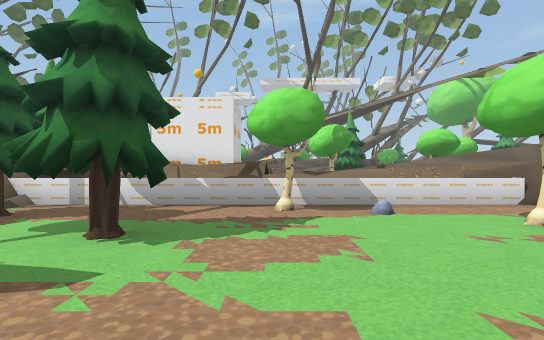
[1] (above)

16 first-person views from a walk through a 3-D level made in the Unity game engine. The camera is 1.3 m above the floor, looks level and sees 80° across. The floor is counted in squares, 2 m on a side. Each view is taken from the middle of a square. On the plan, view 1 faces up. The plan holds only what a view shows up to about 10 squares ahead; the rest is blank. The place goes on beyond the plan. The player character is not drawn. Some animated figures are left out. Some surface patterns are stand-ins.

[2]
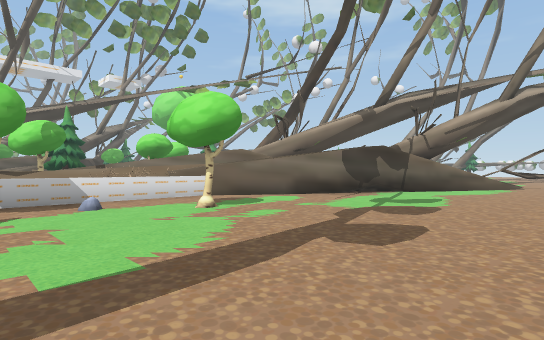

[3]
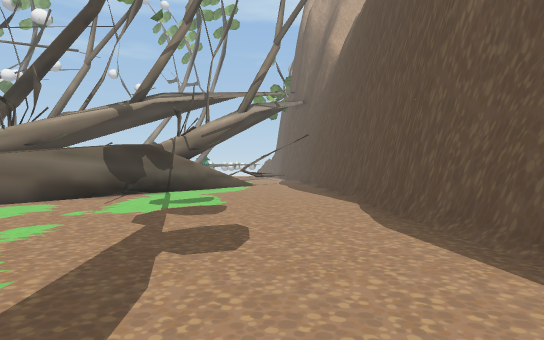

[4]
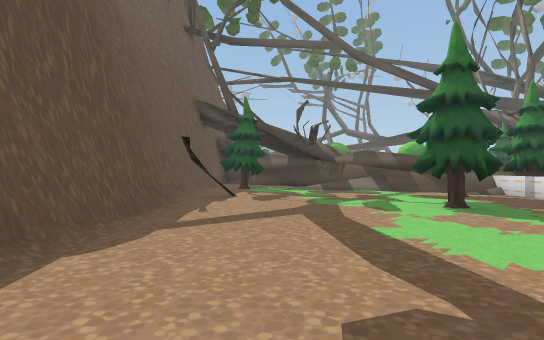

[5]
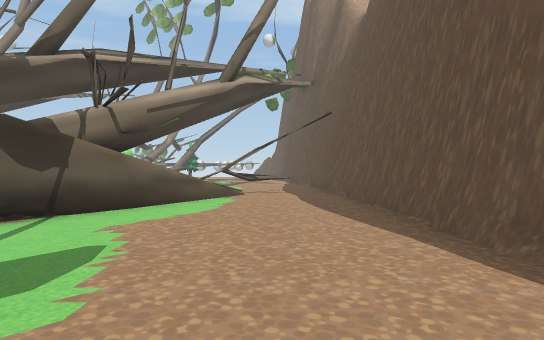

[6]
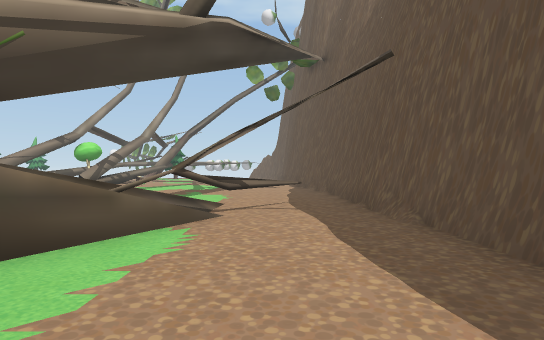

[7]
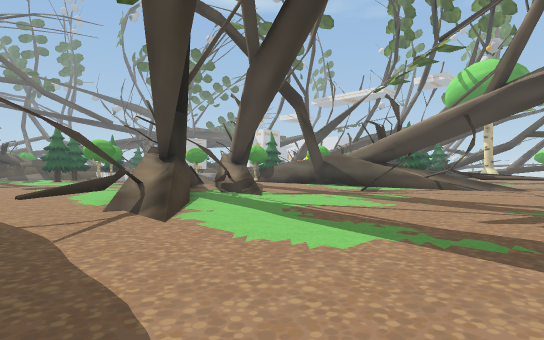

[8]
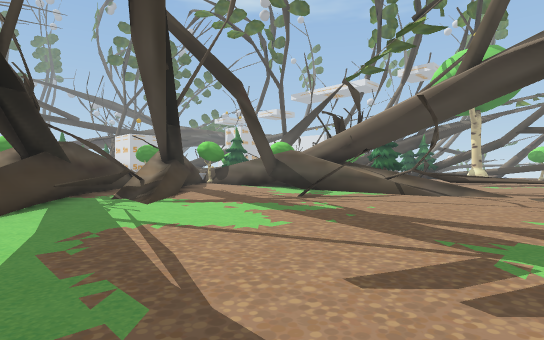

[9]
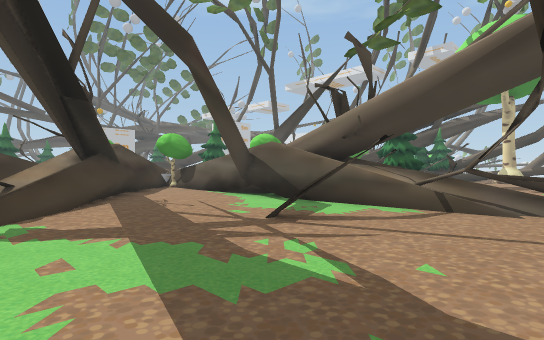

[10]
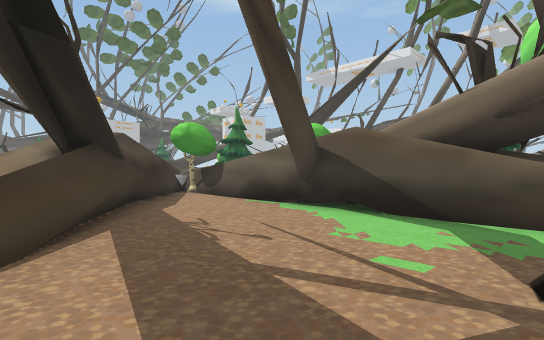

[11]
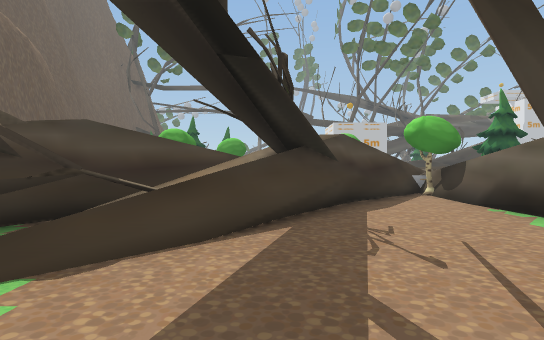

[12]
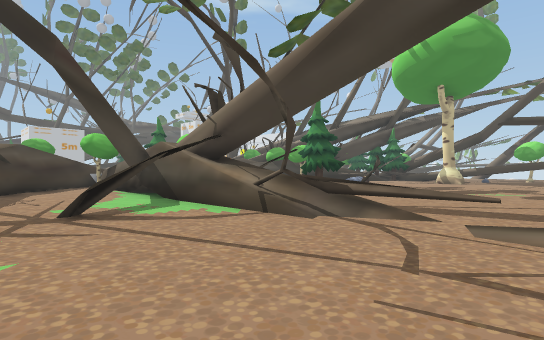

[13]
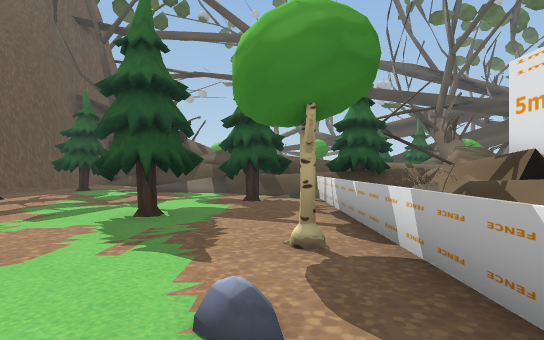

[14]
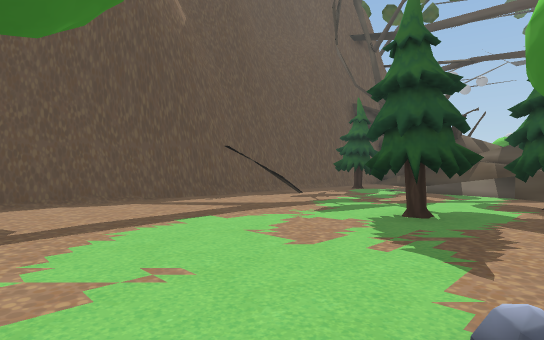

[15]
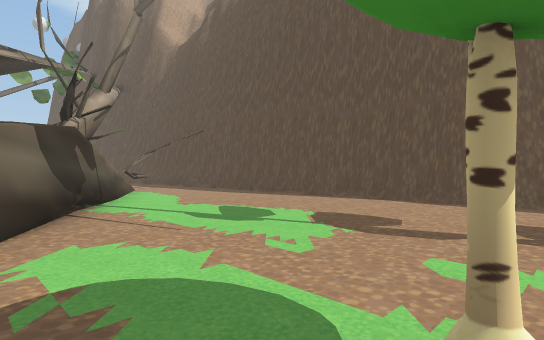

[16]
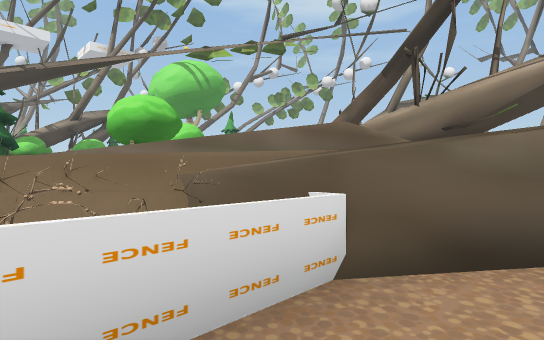

### Floor plan
Key: @ floor where view 1 was taken; # wall or solid block; . floor; / step, stairs or slope; = window, fence, low wall or low ledge; ^ raised ledge; T tree; H thing the floor can be seen under or through; O other object.
Columns run from 6 left of view 1 to 19 right of it. Each row starts with its distance up from view 1.
 19                        ..
 18                       ...
 17                   OO  ...
 16                   O   ...
 15          TT            ..
 14          TT           ...
 13                       ...
 12                     #  ...
 11           ###########=HH /
 10    ##   #####..........H=.
  9 #  #   ^   ###.......#....
  8 ^   O  ^    ####....=.....
  7 ^TTO.##^O O^#####=........
  6 #^#======#=######=........
  5 ^.TT........#######.......
  4 =.T.T....#....#####.......
  3 ....TT..........###=......
  2 .................##==.....
  1 ...................###....
  0 ......@..............=....
 -1 ..#.......................
 -2 ...#######################
 -3 ####  ###

Positions as (right, up) in squares from view 1, and headings:
1: (0, 0), facing up
2: (0, -1), facing up-right
3: (0, 0), facing right
4: (4, 0), facing left
5: (5, 0), facing right
6: (9, 0), facing right
7: (19, -1), facing up-left
8: (19, 2), facing up-left
9: (17, 5), facing up-left
10: (14, 6), facing up-left
11: (14, 7), facing left
12: (19, 7), facing up-left
13: (3, 5), facing left
14: (3, 5), facing down-left
15: (3, 5), facing down-right
16: (3, 5), facing up-right
